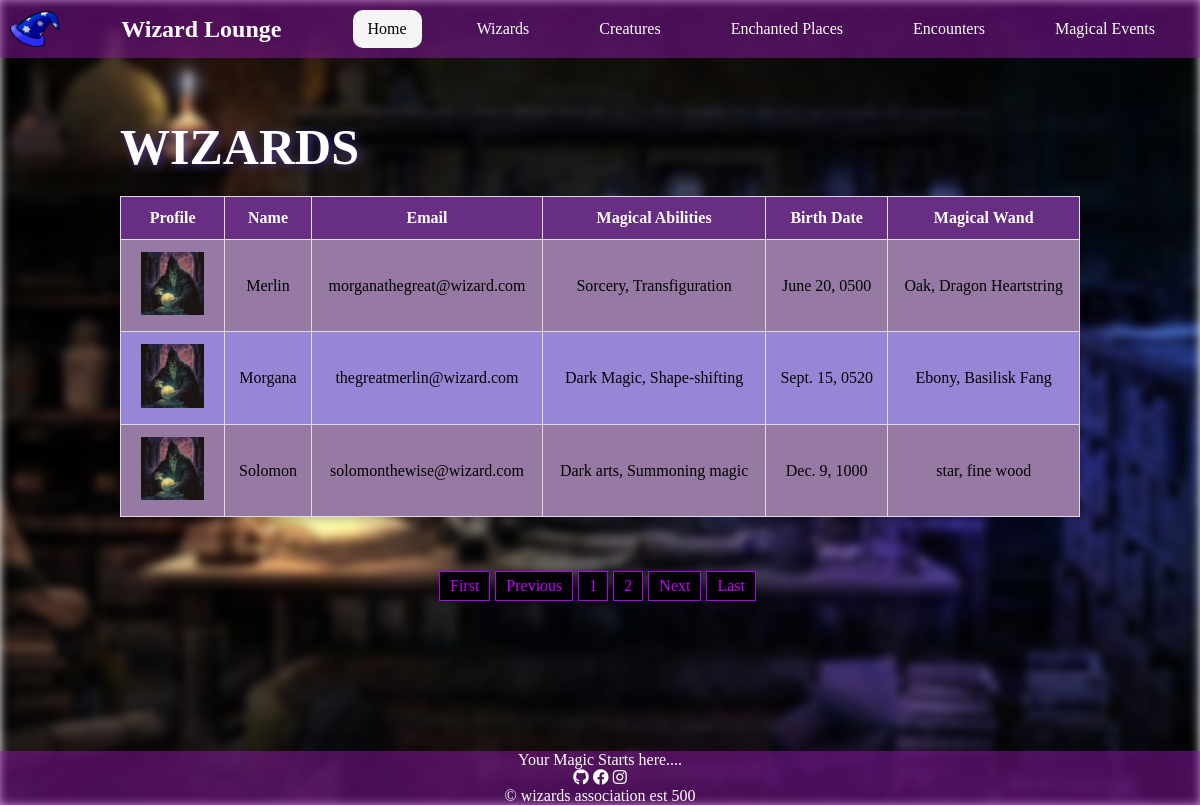
The app's page /wizard_list/ with its own data.
### magic_app/models.py (models this page shows, shortened)
class BaseModel(models.Model):
    created_at = models.DateTimeField(auto_now_add=True)
    updated_at = models.DateTimeField(auto_now=True)
    class Meta:
        abstract = True

class Wizard(BaseModel):
    name = models.CharField(max_length=100)
    email = models.EmailField(max_length=100, null=True, blank=True)
    magical_abilities = models.TextField()
    birth_date = models.DateField()
    magical_wand = models.CharField(max_length=100)
    image = models.ImageField(upload_to='static/images/wizards', null=True, blank=True)

### magic_app/views.py (the view)
# urls.py: path('wizard_list/', WizardListView.as_view(), name='wizard-list'),
class WizardListView(ListView):
    model = Wizard
    context_object_name = 'wizards'
    template_name = 'wizard_list.html'
    paginate_by = 3  # Adjust the number of items per page as needed

### magic_app/templates/wizard_list.html (shortened to what this page needs)
{% extends 'drivernavbar.html' %}
{% load static %}
      {% block content %}
      <section class="container">
        <h2> WIZARDS </h2>
        <table class="styled-table">
          <tbody>
            <tr>
                <th>Profile</th>
                <th>Name</th>
                <th>Email</th>
                <th>Magical Abilities</th>
                <th>Birth Date</th>
                <th>Magical Wand</th>
            </tr>
          {% for wizard in wizards %}
            <tr>
                {% if wizard.image %}
                <td style="max-width: 75px;">
                  <img src="{{ wizard.image.url }}" alt="can't load image" class="photo-size"
                  style="max-width: 100%;">
                </td>
                {% else %}
                <td style="max-width: 75px;">
                  <img src="{% static 'images/default/image.jpg' %}" alt="No image available" class="photo-size" style="max-width: 80%;">
                </td>
                {% endif %}
                <td>{{ wizard.name }}</td>
                <td>{{ wizard.email }}</td>
                <td>{{ wizard.magical_abilities }}</td>
                <td>{{ wizard.birth_date }}</td>
                <td>{{ wizard.magical_wand }}</td>
            </tr>
          {% endfor %}
          </tbody>
        </table>
      </section>
      <br><br><br>
      <div>
        {% block pagination %}
          {% include 'includes/pagination.html' %}
        {% endblock %}
      </div>
      {% endblock %}

### magic_app/templates/drivernavbar.html (shortened to what this page needs)
{% load static %}
<!DOCTYPE html>
<html lang="en">
  <head>
    <link rel="stylesheet" href="{% static '../static/css/design.css' %}" />
    <link rel="stylesheet" href="https://cdnjs.cloudflare.com/ajax/libs/font-awesome/5.15.4/css/all.min.css">
  </head>
  <body>
    <section class="navbar">
        <div class="brand-section">
          <img src="../static/images/wizardlogo.png" alt="Brand Logo" class="brand-logo">
        </div>
        <h2 class="nav-title"> Wizard Lounge </h2>
          <div class="nav-links">
            <a href="{% url 'home' %}" class="btn" id="active"> Home </a>
            <a href="{% url 'wizard-list' %}" class="btn"> Wizards </a>
            <a href="{% url 'creature-list' %}" class="btn"> Creatures </a>
            <a href="{% url 'place-list' %}" class="btn"> Enchanted Places </a>
            <a href="{% url 'encounter-list' %}" class="btn"> Encounters </a>
            <a href="{% url 'event-list' %}" class="btn"> Magical Events </a>
          </div>
      </section>
    <main>
      {% block content %}
      {% endblock %}
    </main>
    {% include 'includes/footer.html' %}
  </body>
</html>

### magic_app/templates/includes/pagination.html (shortened to what this page needs)
{% if is_paginated %}
    <nav aria-label="Topics pagination" class="mb-4">
        <ul class="pagination">
            {% if page_obj.number > 1 %}
                <li class="page-item">
                    <a class="page-link" href="?page=1">First</a>
                </li>
            {% else %}
                <li class="page-item disabled">
                    <span class="page-link">First</span>
                </li>
            {% endif %}
            {% if page_obj.has_previous %}
                <li class="page-item">
                    <a class="page-link" href="?page={{ page_obj.previous_page_number }}">Previous</a>
                </li>
            {% else %}
                <li class="page-item disabled">
                    <span class="page-link">Previous</span>
                </li>
            {% endif %}
            {% for page_num in paginator.page_range %}
                {% if page_obj.number == page_num %}
                    <li class="page-item active">
                        <span class="page-link">
                            {{ page_num }}
                        </span>
                    </li>
                {% elif page_num > page_obj.number|add:'-3' and page_num < page_obj.number|add:'3' %}
                    <li class="page-item">
                        <a class="page-link" href="?page={{ page_num }}">{{ page_num }}</a>
                    </li>
                {% endif %}
            {% endfor %}
            {% if page_obj.has_next %}
                <li class="page-item">
                    <a class="page-link" href="?page={{ page_obj.next_page_number }}">Next</a>
                </li>
            {% else %}
                <li class="page-item disabled">
                    <span class="page-link">Next</span>
                </li>
            {% endif %}
            {% if page_obj.number != paginator.num_pages %}
                <li class="page-item">
                    <a class="page-link" href="?page={{ paginator.num_pages }}">Last</a>
                </li>
            {% else %}
                <li class="page-item disabled">
                    <span class="page-link">Last</span>
                </li>
            {% endif %}
        </ul>
    </nav>
{% endif %}

### magic_app/templates/includes/footer.html (shortened to what this page needs)
<br><br><br><br><br><br><br><br>
<!DOCTYPE html>
<html lang="en">
<head>
</head>
<footer>
    <p>
        Your Magic Starts here....
    </p>
    <div class="social-icons">
        <a href="https://github.com/deej-0101" target="_blank" class="icon-link">
            <i class="fab fa-github"></i>
        </a>
        <a href="https://www.facebook.com/dianejoy.11" target="_blank" class="icon-link">
            <i class="fab fa-facebook"></i>
        </a>
        <a href="https://instagram/deejayyoww" target="_blank" class="icon-link">
            <i class="fab fa-instagram"></i>
        </a>
    </div>
    <p>
        &copy; wizards association est 500
    </p>
</footer>
</html>

### magic_app/static/css/design.css (style rules this page uses)
* { margin: 0; padding: 0; font-family: 'Garamond', 'Georgia'; }
body::before { content: ""; background-image: url("../images/bg.jpg"); background-size: cover; background-position: center; background-attachment: fixed; position: fixed; top: 0; left: 0; right: 0; bottom: 0; z-index: -1; filter: blur(5px); }
body { height: 100%; margin: 0; padding: 0; }
main { padding-top: 60px; padding-bottom: 60px; }
.navbar { background-color: rgba(141, 22, 168, 0.5); overflow: hidden; position: sticky; top: 0; z-index: 100; display: flex; justify-content: space-between; align-items: center; padding: 10px 10px; }
.brand-section { display: flex; align-items: center; }
.brand-logo { width: 50px; height: auto; margin-right: 10px; }
.nav-links { display: flex; align-items: center; }
.nav-links a { margin: 0 20px; color: white; text-decoration: none; padding: 10px 15px; border-radius: 5px; transition: background-color 0.3s ease; }
.navbar #active { border-radius: 10px; background-color: whitesmoke; color: black; }
.nav-title { margin: 0; font-size: 24px; color: white; }
footer { position: fixed; height: 15 vh; width: 100%; background-color: rgba(141, 22, 168, 0.5); color: white; bottom: 0; text-align: center; }
.brand-logo { width: 50px; }
.container h2 { font-size: 50px; color: #fff; margin-bottom: 20px; padding-left: 10%; text-shadow: 2px 2px 9px rgba(90, 67, 242, 0.5); }
.styled-table { width: 80%; border-collapse: collapse; margin: 0 auto; box-shadow: 0 4px 8px rgba(0, 0, 0, 0.2); }
.styled-table th, .styled-table td { border: 1px solid #ddd; text-align: center; padding: 12px; }
.styled-table th { background-color: rgb(103, 46, 132); color: #fff; }
.styled-table tbody tr:nth-child(even) { background-color: #977aa4; }
.styled-table tbody tr:nth-child(odd) { background-color: #9885d6; }
.pagination { display: flex; justify-content: center; list-style: none; padding: 0; }
.page-item { margin-right: 5px; }
.page-link { display: block; padding: 5px 10px; text-decoration: none; border: 1px solid #ad00f7; color: #c300ff; background-color: #000000; }
.page-item.disabled { color: #6c757d; pointer-events: none; cursor: not-allowed; background-color: #fff; border-color: #dee2e6; }
.page-item.active { color: #fff; background-color: #007bff; border-color: #007bff; z-index: 3; }
.social-icons a { color: white; text-decoration: none; }

### records on screen
Wizard: name "Merlin", email "morganathegreat@wizard.com", magical_abilities "Sorcery, Transfiguration", birth_date "June 20, 0500", magical_wand "Oak, Dragon Heartstring"
Wizard: name "Morgana", email "thegreatmerlin@wizard.com", magical_abilities "Dark Magic, Shape-shifting", birth_date "Sept. 15, 0520", magical_wand "Ebony, Basilisk Fang"
Wizard: name "Solomon", email "solomonthewise@wizard.com", magical_abilities "Dark arts, Summoning magic", birth_date "Dec. 9, 1000", magical_wand "star, fine wood"

### other values on screen
{{ page_num }} "1"
{{ page_num }} "2"
